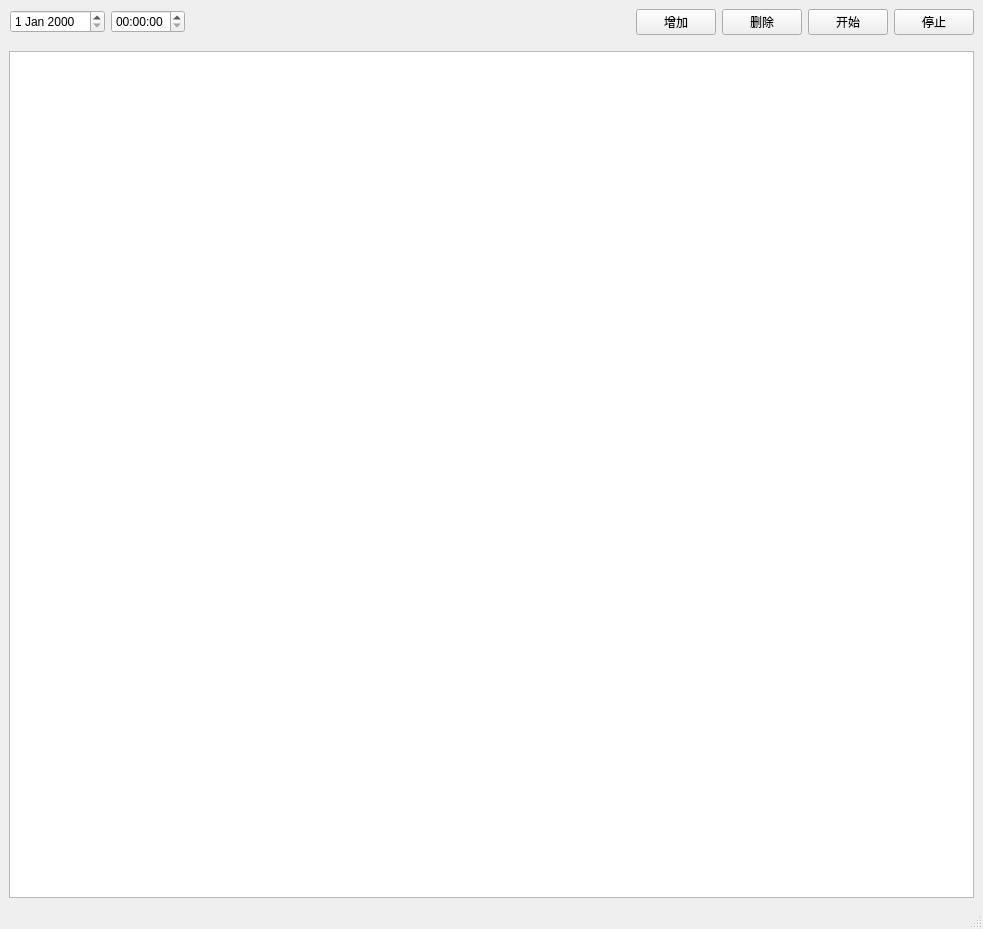
<?xml version="1.0" encoding="UTF-8"?>
<ui version="4.0">
 <class>MainWindow</class>
 <widget class="QMainWindow" name="MainWindow">
  <property name="geometry">
   <rect>
    <x>0</x>
    <y>0</y>
    <width>983</width>
    <height>929</height>
   </rect>
  </property>
  <property name="sizePolicy">
   <sizepolicy hsizetype="Fixed" vsizetype="Fixed">
    <horstretch>0</horstretch>
    <verstretch>0</verstretch>
   </sizepolicy>
  </property>
  <property name="windowTitle">
   <string>MainWindow</string>
  </property>
  <widget class="QWidget" name="centralwidget">
   <property name="sizePolicy">
    <sizepolicy hsizetype="Fixed" vsizetype="Fixed">
     <horstretch>0</horstretch>
     <verstretch>0</verstretch>
    </sizepolicy>
   </property>
   <layout class="QVBoxLayout" name="verticalLayout_2">
    <item>
     <layout class="QVBoxLayout" name="verticalLayout" stretch="1,7">
      <item>
       <layout class="QHBoxLayout" name="horizontalLayout">
        <property name="leftMargin">
         <number>1</number>
        </property>
        <item>
         <widget class="QDateEdit" name="dateEdit"/>
        </item>
        <item>
         <widget class="QTimeEdit" name="timeEdit"/>
        </item>
        <item>
         <spacer name="horizontalSpacer">
          <property name="orientation">
           <enum>Qt::Horizontal</enum>
          </property>
          <property name="sizeHint" stdset="0">
           <size>
            <width>40</width>
            <height>20</height>
           </size>
          </property>
         </spacer>
        </item>
        <item>
         <widget class="QPushButton" name="pushButton">
          <property name="text">
           <string>增加</string>
          </property>
         </widget>
        </item>
        <item>
         <widget class="QPushButton" name="pushButton_2">
          <property name="text">
           <string>删除</string>
          </property>
         </widget>
        </item>
        <item>
         <widget class="QPushButton" name="pushButton_3">
          <property name="text">
           <string>开始</string>
          </property>
         </widget>
        </item>
        <item>
         <widget class="QPushButton" name="pushButton_4">
          <property name="text">
           <string>停止</string>
          </property>
         </widget>
        </item>
       </layout>
      </item>
      <item>
       <layout class="QHBoxLayout" name="horizontalLayout_2">
        <property name="topMargin">
         <number>10</number>
        </property>
        <item>
         <widget class="QTableWidget" name="tableWidget"/>
        </item>
       </layout>
      </item>
     </layout>
    </item>
   </layout>
  </widget>
  <widget class="QMenuBar" name="menubar">
   <property name="geometry">
    <rect>
     <x>0</x>
     <y>0</y>
     <width>983</width>
     <height>28</height>
    </rect>
   </property>
  </widget>
  <widget class="QStatusBar" name="statusbar"/>
 </widget>
 <resources/>
 <connections/>
</ui>
